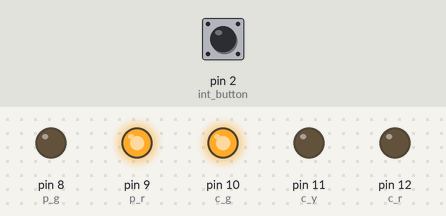
Recording of a sketch running on a simulated Arduino Uno, built with avr-gcc and run on an emulated ATmega328P. On the bench: output pins drawn as LEDs (lit = HIGH). The inputs (shaded band) are chosen by the test bench; at power-on: pin 2 (int_button) LOW.

Above: at 1.2 s.
1.3 s: pin 2 (int_button) pulled HIGH for 0.15 s
At 6.0 s:
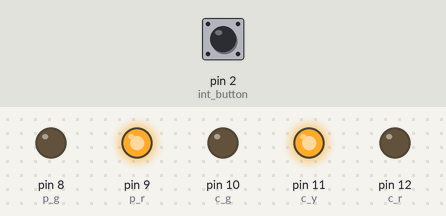
At 11.8 s:
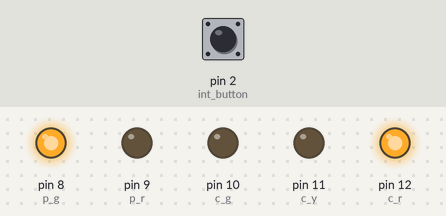
Timing chart, 0 to 18.5 s (numbered marks = the images above; inputs shaded):
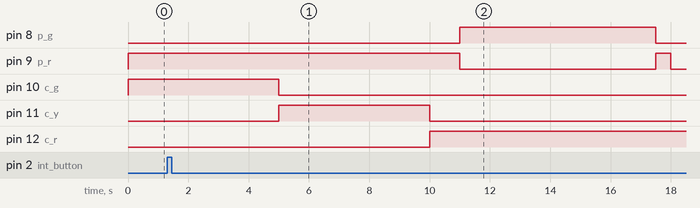

The sketch:

arduino-traffic-light.ino
```cpp
// (licence header left out)
//#include <CurieTime.h>

// pinout
int c_r = 12;
int c_y = 11;
int c_g = 10;
int p_r = 9;
int p_g = 8;

// interrupt button pin 2
int int_button = 2;

// controls reduction time
int controller = 1;

// traffic lights times

// car red
long time_c_r = 10000;
// car yellow
long time_c_y = 5000;
// car green
long time_c_g = 15000;

// car green reduction time if button pressed
long time_button = 10000;

// pedestrian red blink time
long time_ped = 2500;

// auxiliary variables to calculate time
unsigned long prev_time = 0, now_time = 0;

void setup() {
  // pin initialization
  pinMode(c_r, OUTPUT);
  pinMode(c_y, OUTPUT);
  pinMode(c_g, OUTPUT);
  pinMode(p_r, OUTPUT);
  pinMode(p_g, OUTPUT);
  pinMode(int_button, INPUT);

  // initial disposition of lights
  digitalWrite(c_r, LOW);
  digitalWrite(c_g, HIGH);
  digitalWrite(c_y, LOW);
  digitalWrite(p_r, HIGH);
  digitalWrite(p_g, LOW);

  // button interrurupt configuration
  attachInterrupt(digitalPinToInterrupt(int_button), decrease_time, RISING);
}

void decrease_time(){
  if(digitalRead(c_g) == HIGH && controller == 1){
    prev_time -= time_button;
    controller = 0;
  }
}

void loop() {
    if ((now_time - prev_time) >= time_c_g && digitalRead(c_g) == HIGH){
      // green to yellow (cars)
      digitalWrite(c_g, LOW);
      digitalWrite(c_y, HIGH);
      prev_time = now_time;
    }else if((now_time - prev_time) >= time_c_y && digitalRead(c_y) == HIGH){
      // yellow to red (cars)
      digitalWrite(c_y, LOW);
      digitalWrite(c_r, HIGH);
      delay(1000);
      // red to green (pedestrian)
      digitalWrite(p_r, LOW);
      digitalWrite(p_g, HIGH);
      prev_time = now_time;
    }else if((now_time - prev_time) >= time_c_r && digitalRead(c_r) == HIGH){
      // red (pedestrian)
      digitalWrite(p_r, HIGH);
      delay(1000);
      // red to green (cars)
      digitalWrite(c_r, LOW);
      digitalWrite(c_g, HIGH);
      controller = 1;
      prev_time = now_time;
    }else if((now_time - prev_time) >= (time_c_r - time_ped) && digitalRead(c_r) == HIGH){
      // green to red (pedestrian)
      digitalWrite(p_g, LOW);
      // blink red (pedestrian)
      if ((now_time - prev_time) % 500 == 0){
        digitalWrite(p_r, !digitalRead(p_r));
        delay(1);
      }
    }
  now_time = millis();
}
```

Measured:
- after the input at 1.3 s, pin 8 (p_g): LOW → HIGH after 9.7 s, → LOW 6.5 s later; pin 9 (p_r): HIGH → LOW after 9.7 s, → HIGH 6.5 s later, → LOW 0.50 s later; pin 10 (c_g): HIGH → LOW after 3.7 s instead of 13.7 s; pin 11 (c_y): LOW → HIGH after 3.7 s instead of 13.7 s; pin 12 (c_r): LOW → HIGH after 8.7 s
